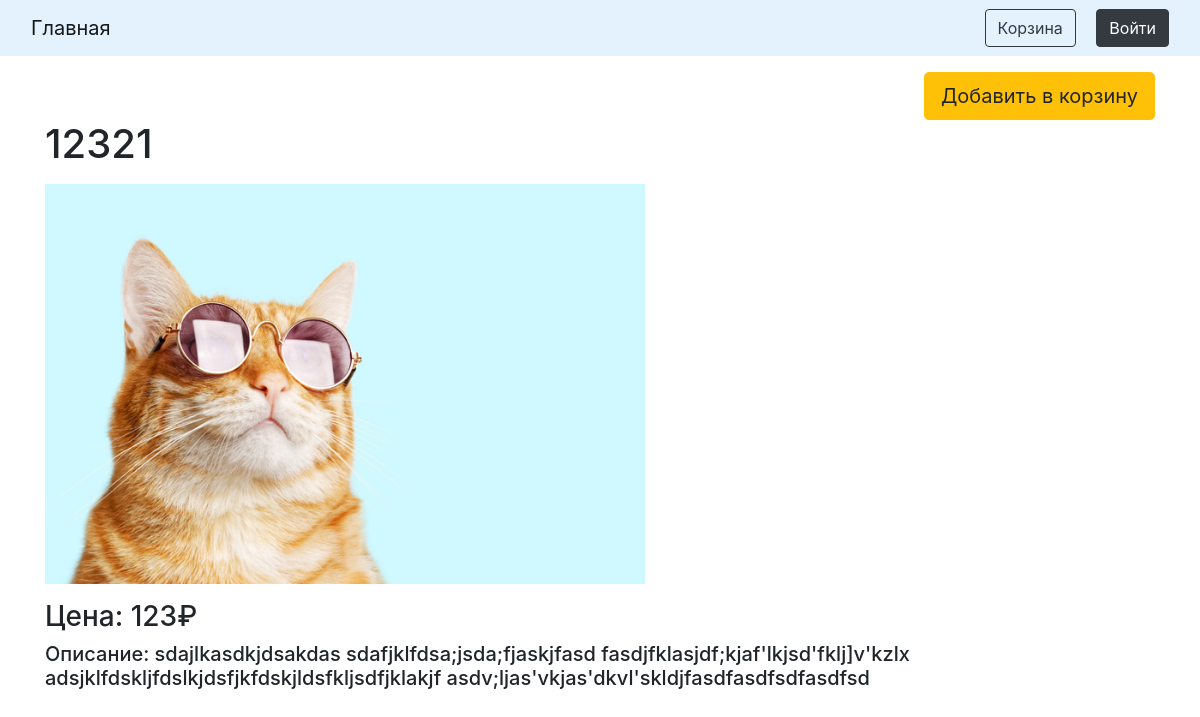
Screenshot of /product/27065 with the database file from the repository.
### data/products.py (models this page shows)
class Product(SqlAlchemyBase):
    __tablename__ = 'products'
    id = sqlalchemy.Column(sqlalchemy.Integer, index=True,
                           primary_key=True, autoincrement=True)
    image = sqlalchemy.Column(sqlalchemy.String, nullable=True, default="")
    name = sqlalchemy.Column(sqlalchemy.String, nullable=False, default="")
    price = sqlalchemy.Column(sqlalchemy.Integer, nullable=False, default=0)
    description = sqlalchemy.Column(sqlalchemy.Text, default="Описание отсутствует")

### main.py (the view)
@app.route('/product/<int:product_id>', methods=['GET', 'POST'])
def show_selected_product(product_id):
    db_sess = db_session.create_session()
    product = db_sess.query(Product).filter(Product.id == product_id).first()
    return render_template("product.html", product_id=product_id, name=product.name, price=product.price,
                           image=product.image, description=product.description)

### data/db_session.py (called while the page is built)
def create_session() -> Session:
    global __factory
    return __factory()

### main.py (called while the page is built)
@app.before_request
def before_request():
    session.permanent = True
    app.permanent_session_lifetime = timedelta(days=31)

### templates/product.html
{% extends "base.html" %}
{% block content %}
<div>
    <div align="right" class="mt-3">
        <a href="/add_to_cart/{{ product_id }}"  class="btn btn-lg btn-warning">Добавить в корзину</a>
    </div>
    <h1 class="mb-3">{{name}}</h1>
    <img class="mb-3" src="/static/img/{{image}}" height="400" width="600">
    <h3>Цена: {{price}}₽</h3>
    <h5>Описание: {{description}}</h5>
</div>
{% endblock %}

### rows the page displays
Product: name "12321", image (picture), description "sdajlkasdkjdsakdas sdafjklfdsa;jsda;fjaskjfasd fasdjfklasjdf;kjaf'lkjsd'fklj]v'kzlx adsjklfdskljfdslkjdsfjkfdskjldsfkljsdfjklakjf asdv;ljas'vkjas'dkvl'skldjfasdfasdfsdfasdfsd"

### other values shown
{{ price }} "123"
